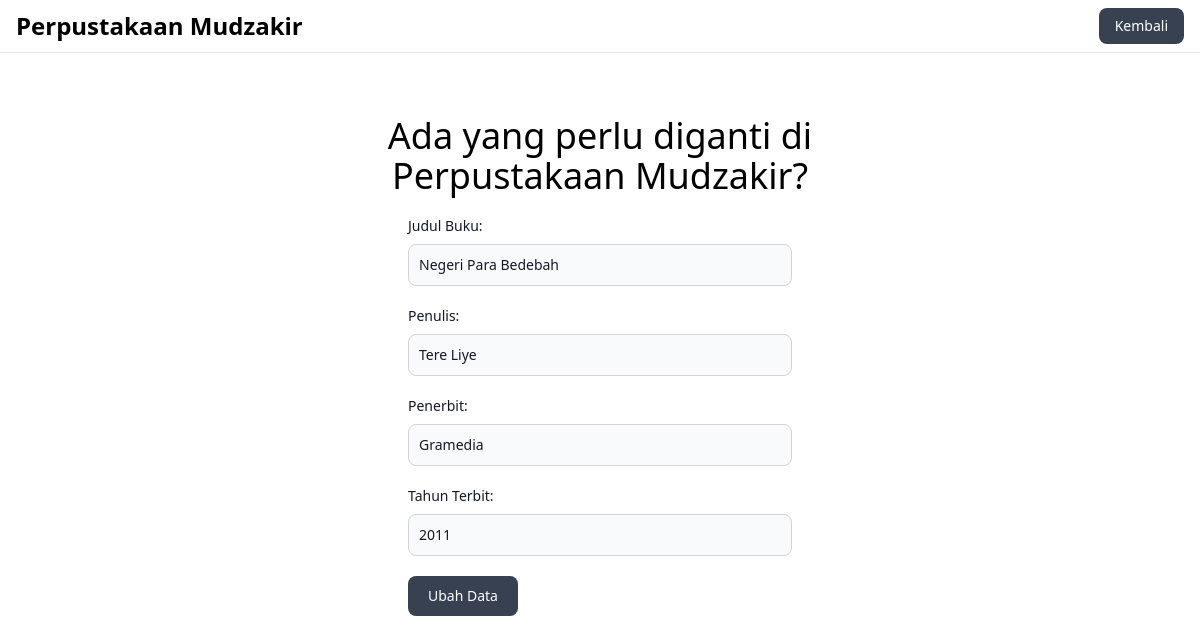
Page /FormUbahBuku.php?kode=9 on the committed database.
### tables this page shows
CREATE TABLE `buku` (
  `id_buku` int(11) NOT NULL,
  `judul_buku` varchar(500) NOT NULL,
  `penulis` varchar(500) NOT NULL,
  `penerbit` varchar(250) NOT NULL,
  `tahun_terbit` int(11) NOT NULL
);

### FormUbahBuku.php (the view, shortened to what this page needs)
<?php
include_once "Model.php";
$sql = mysqli_query($koneksi, "SELECT * FROM buku WHERE id_buku='$_GET[kode]'");
$data = mysqli_fetch_array($sql);
?>
<!DOCTYPE html>
<html lang="en">
    <head>
        <script src="https://cdn.tailwindcss.com"></script>
    </head>
    <body>
        <nav class="bg-white dark:bg-gray-900 fixed w-full z-20 top-0 start-0 border-b border-gray-200 dark:border-gray-600">
            <div class="max-w-screen-xl mx-auto px-4 py-2 flex items-center justify-between">
                <h1 class="text-2xl font-bold text-black dark:text-white">
                    Perpustakaan Mudzakir
                </h1>
                <a href="Buku.php">
                    <button type="button" class="text-white bg-gray-700 hover:bg-gray-400 font-medium rounded-lg text-sm px-4 py-2 text-center dark:bg-gray-600 dark:hover:bg-blue-700 dark:focus:ring-gray-800">
                        Kembali
                    </button>
                </a>
            </div>
        </nav>
        <div class="mt-24 mx-auto w-2/4 h-auto">
            <div class="text-4xl p-5 text-black text-center">
                <h3>Ada yang perlu diganti di</h3>
                <h3>Perpustakaan Mudzakir?</h3>
            </div>
            <form class="max-w-sm mx-auto" method="post">
                    <div class="mb-5">
                        <label class="block mb-2 text-sm font-medium text-gray-900 dark:text-white">Judul Buku:</label>
                        <input type="text" name="judul_buku" value="<?php echo "$data[judul_buku]"?>" class="bg-gray-50 border border-gray-300 text-gray-900 text-sm rounded-lg focus:ring-blue-500 focus:border-blue-500 block w-full p-2.5 dark:bg-gray-700 dark:border-gray-600 dark:placeholder-gray-400 dark:text-white dark:focus:ring-blue-500 dark:focus:border-blue-500" placeholder="Ghani Mudzakir" required />
                    </div>
                    <div class="mb-5">
                        <label class="block mb-2 text-sm font-medium text-gray-900 dark:text-white">Penulis:</label>
                        <input type="text" name="penulis" value="<?php echo "$data[penulis]"?>" class="bg-gray-50 border border-gray-300 text-gray-900 text-sm rounded-lg focus:ring-blue-500 focus:border-blue-500 block w-full p-2.5 dark:bg-gray-700 dark:border-gray-600 dark:placeholder-gray-400 dark:text-white dark:focus:ring-blue-500 dark:focus:border-blue-500" placeholder="Ghani Mudzakir" required />
                    </div>
                    <div class="mb-5">
                        <label class="block mb-2 text-sm font-medium text-gray-900 dark:text-white">Penerbit:</label>
                        <input type="text", name="penerbit" value="<?php echo "$data[penerbit]"?>" class="bg-gray-50 border border-gray-300 text-gray-900 text-sm rounded-lg focus:ring-blue-500 focus:border-blue-500 block w-full p-2.5 dark:bg-gray-700 dark:border-gray-600 dark:placeholder-gray-400 dark:text-white dark:focus:ring-blue-500 dark:focus:border-blue-500" placeholder="Ghani Mudzakir" required />
                    </div>
                    <div class="mb-5">
                        <label class="block mb-2 text-sm font-medium text-gray-900 dark:text-white">Tahun Terbit:</label>
                        <input type="text", name="tahun_terbit" value="<?php echo "$data[tahun_terbit]"?>" class="bg-gray-50 border border-gray-300 text-gray-900 text-sm rounded-lg focus:ring-blue-500 focus:border-blue-500 block w-full p-2.5 dark:bg-gray-700 dark:border-gray-600 dark:placeholder-gray-400 dark:text-white dark:focus:ring-blue-500 dark:focus:border-blue-500" placeholder="Ghani Mudzakir" required />
                    </div>
                    <div class="mb-5">
                        <button name="kirim" class="text-white bg-gray-700 hover:bg-gray-400 focus:ring-4 focus:outline-none focus:ring-blue-300 font-medium rounded-lg text-sm w-full sm:w-auto px-5 py-2.5 text-center dark:bg-blue-600 dark:hover:bg-blue-700 dark:focus:ring-blue-800">Ubah Data</button>
                    </div>
            </form>
        </div>
    </body>
</html>

### rows in the picture
buku: judul_buku "Negeri Para Bedebah", penulis "Tere Liye", penerbit "Gramedia", tahun_terbit "2011"
